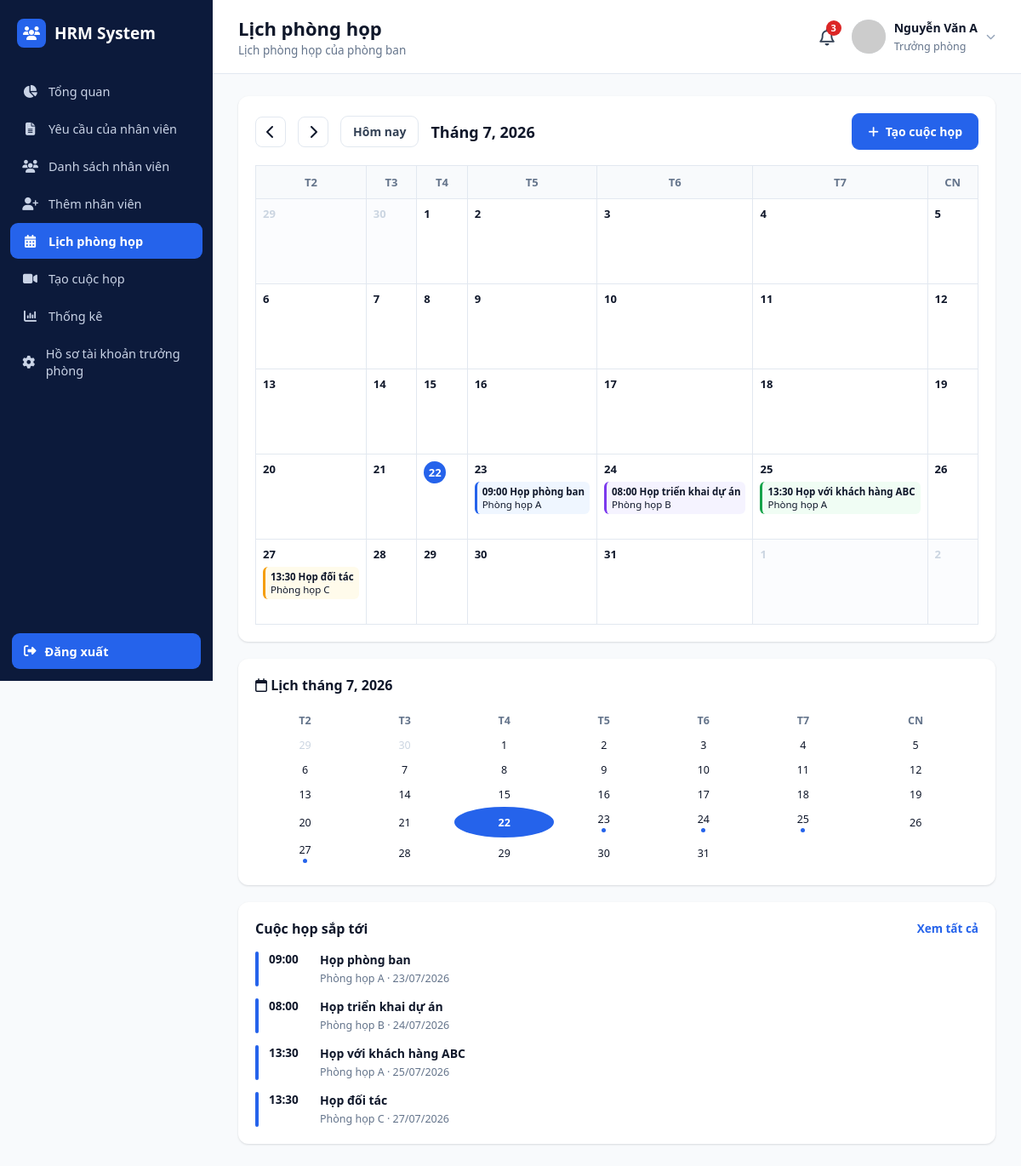
The app's page /calendar.php (signed in) with its own data.
### tables this page shows
CREATE TABLE nhan_vien (
    id INT AUTO_INCREMENT PRIMARY KEY,
    ma_nv VARCHAR(20) NOT NULL UNIQUE,
    ho_ten VARCHAR(100) NOT NULL,
    email VARCHAR(100) NOT NULL UNIQUE,
    mat_khau VARCHAR(255) NOT NULL,
    sdt VARCHAR(20) DEFAULT NULL,
    chuc_vu ENUM('Nhân viên','Trưởng phòng') NOT NULL DEFAULT 'Nhân viên',
    gioi_tinh ENUM('Nam','Nữ','Khác') DEFAULT 'Nam',
    ngay_sinh DATE DEFAULT NULL,
    ngay_vao_lam DATE DEFAULT NULL,
    dia_chi TEXT,
    phong_ban_id INT DEFAULT NULL,
    avatar VARCHAR(255) DEFAULT NULL,
    trang_thai ENUM('Hoạt động','Nghỉ việc') NOT NULL DEFAULT 'Hoạt động',
    cccd VARCHAR(20) DEFAULT NULL,
    ngay_cap DATE DEFAULT NULL,
    noi_cap VARCHAR(150) DEFAULT NULL,
    tinh_trang_hon_nhan VARCHAR(50) DEFAULT NULL,
    quoc_tich VARCHAR(50) DEFAULT 'Việt Nam',
    ghi_chu TEXT,
    created_at TIMESTAMP DEFAULT CURRENT_TIMESTAMP,
    FOREIGN KEY (phong_ban_id) REFERENCES phong_ban(id) ON DELETE SET NULL
);

CREATE TABLE cuoc_hop (
    id INT AUTO_INCREMENT PRIMARY KEY,
    tieu_de VARCHAR(255) NOT NULL,
    noi_dung TEXT,
    phong_hop_id INT DEFAULT NULL,
    thoi_gian_bat_dau DATETIME NOT NULL,
    thoi_gian_ket_thuc DATETIME NOT NULL,
    nhac_nho VARCHAR(50) DEFAULT NULL,
    ghi_chu TEXT,
    quyen_truy_cap VARCHAR(50) DEFAULT 'Chỉ thành viên được mời',
    tep_dinh_kem VARCHAR(255) DEFAULT NULL,
    nguoi_tao_id INT DEFAULT NULL,
    trang_thai ENUM('Sắp diễn ra','Đã diễn ra','Đã hủy') NOT NULL DEFAULT 'Sắp diễn ra',
    created_at TIMESTAMP DEFAULT CURRENT_TIMESTAMP,
    FOREIGN KEY (phong_hop_id) REFERENCES phong_hop(id) ON DELETE SET NULL,
    FOREIGN KEY (nguoi_tao_id) REFERENCES nhan_vien(id) ON DELETE SET NULL
);

CREATE TABLE phong_hop (
    id INT AUTO_INCREMENT PRIMARY KEY,
    ten_phong VARCHAR(100) NOT NULL
);

### includes/auth.php (called while the page is built, shortened)
<?php
require_once __DIR__ . '/../config/db.php';
function require_manager()
{
    $u = current_user();
}
function current_user()
{
    global $pdo;
    static $user = null;
    if ($user !== null) {
        return $user;
    }
    $stmt = $pdo->prepare('SELECT nv.*, pb.ten_phong_ban FROM nhan_vien nv
                            LEFT JOIN phong_ban pb ON pb.id = nv.phong_ban_id
                            WHERE nv.id = ?');
    $stmt->execute([$_SESSION['user_id']]);
    $user = $stmt->fetch();
    return $user;
}
function format_date($date, $withTime = false)
{
    $ts = strtotime($date);
    return $withTime ? date('d/m/Y H:i', $ts) : date('d/m/Y', $ts);
}
function e($str)
{
    return htmlspecialchars($str ?? '', ENT_QUOTES, 'UTF-8');
}

### calendar.php (the view, shortened to what this page needs)
<?php
require_once __DIR__ . '/includes/auth.php';
require_manager();
$page_title = 'Lịch phòng họp';
$page_subtitle = 'Lịch phòng họp của phòng ban';
$year = (int)($_GET['y'] ?? date('Y'));
$month = (int)($_GET['m'] ?? date('n'));
$firstDayOfMonth = mktime(0,0,0,$month,1,$year);
$daysInMonth = (int)date('t', $firstDayOfMonth);
$startWeekday = (int)date('N', $firstDayOfMonth);
$monthNames = ['','Tháng 1','Tháng 2','Tháng 3','Tháng 4','Tháng 5','Tháng 6','Tháng 7','Tháng 8','Tháng 9','Tháng 10','Tháng 11','Tháng 12'];
$stmt = $pdo->prepare("SELECT ch.*, ph.ten_phong FROM cuoc_hop ch
                        LEFT JOIN phong_hop ph ON ph.id = ch.phong_hop_id
                        WHERE YEAR(ch.thoi_gian_bat_dau) = ? AND MONTH(ch.thoi_gian_bat_dau) = ?
                        ORDER BY ch.thoi_gian_bat_dau ASC");
$stmt->execute([$year, $month]);
$meetings = $stmt->fetchAll();
$byDay = [];
$colorCycle = ['c1','c2','c3','c4','c5'];
$i = 0;
foreach ($meetings as $mt) {
    $d = (int)date('j', strtotime($mt['thoi_gian_bat_dau']));
    $mt['_color'] = $colorCycle[$i % count($colorCycle)];
    $byDay[$d][] = $mt;
    $i++;
}
$today = date('Y-m-d');
$upcoming = $pdo->query("SELECT ch.*, ph.ten_phong FROM cuoc_hop ch
                          LEFT JOIN phong_hop ph ON ph.id = ch.phong_hop_id
                          WHERE ch.thoi_gian_bat_dau >= NOW() ORDER BY ch.thoi_gian_bat_dau ASC LIMIT 4")->fetchAll();
$daysWithMeeting = array_keys($byDay);
$prevLink = "calendar.php?y=" . ($month==1?$year-1:$year) . "&m=" . ($month==1?12:$month-1);
$nextLink = "calendar.php?y=" . ($month==12?$year+1:$year) . "&m=" . ($month==12?1:$month+1);
include __DIR__ . '/includes/head_meta.php';
?>
<div class="app">
    <?php include __DIR__ . '/includes/sidebar.php'; ?>
    <div class="main">
        <?php include __DIR__ . '/includes/header.php'; ?>
        <div class="content">
            <div class="grid-2">
                <div class="panel">
                    <div class="calendar-toolbar">
                        <a href="<?= $prevLink ?>" class="nav-btn"><i class="fa-solid fa-chevron-left"></i></a>
                        <a href="<?= $nextLink ?>" class="nav-btn"><i class="fa-solid fa-chevron-right"></i></a>
                        <a href="calendar.php" class="btn" style="padding:8px 14px;">Hôm nay</a>
                        <h2><?= $monthNames[$month] ?>, <?= $year ?></h2>
                        <a href="meeting_create.php" class="btn btn-primary"><i class="fa-solid fa-plus"></i> Tạo cuộc họp</a>
                    </div>
                    <div class="cal-grid">
                        <?php foreach (['T2','T3','T4','T5','T6','T7','CN'] as $d): ?>
                            <div class="cal-head"><?= $d ?></div>
                        <?php endforeach; ?>
                        <?php
                        $leading = $startWeekday - 1;
                        for ($k = 0; $k < $leading; $k++) {
                            $prevMonthDays = (int)date('t', mktime(0,0,0,$month-1,1,$year));
                            $d = $prevMonthDays - $leading + $k + 1;
                            echo '<div class="cal-cell other-month"><div class="daynum">' . $d . '</div></div>';
                        }
                        for ($d = 1; $d <= $daysInMonth; $d++) {
                            $dateStr = sprintf('%04d-%02d-%02d', $year, $month, $d);
                            $isToday = $dateStr === $today;
                            echo '<div class="cal-cell ' . ($isToday ? 'today' : '') . '">';
                            echo '<div class="daynum">' . $d . '</div>';
                            if (!empty($byDay[$d])) {
                                foreach ($byDay[$d] as $mt) {
                                    echo '<a class="cal-event ' . $mt['_color'] . '" href="meeting_view.php?id=' . $mt['id'] . '" title="' . e($mt['tieu_de']) . '">';
                                    echo '<b>' . date('H:i', strtotime($mt['thoi_gian_bat_dau'])) . ' ' . e($mt['tieu_de']) . '</b>';
                                    echo e($mt['ten_phong'] ?? '');
                                    echo '</a>';
                                }
                            }
                            echo '</div>';
                        }
                        $trailing = (7 - (($leading + $daysInMonth) % 7)) % 7;
                        for ($k = 1; $k <= $trailing; $k++) {
                            echo '<div class="cal-cell other-month"><div class="daynum">' . $k . '</div></div>';
                        }
                        ?>
                    </div>
                </div>
                <div>
                    <div class="panel" style="margin-bottom:20px;">
                        <h3><i class="fa-regular fa-calendar"></i> Lịch tháng <?= $month ?>, <?= $year ?></h3>
                        <table class="mini-cal">
                            <thead><tr><th>T2</th><th>T3</th><th>T4</th><th>T5</th><th>T6</th><th>T7</th><th>CN</th></tr></thead>
                            <tbody>
                            <?php
                            $cellIndex = 0;
                            echo '<tr>';
                            for ($k = 0; $k < $leading; $k++) {
                                $prevMonthDays = (int)date('t', mktime(0,0,0,$month-1,1,$year));
                                $d = $prevMonthDays - $leading + $k + 1;
                                echo '<td class="other">' . $d . '</td>';
                                $cellIndex++;
                            }
                            for ($d = 1; $d <= $daysInMonth; $d++) {
                                if ($cellIndex > 0 && $cellIndex % 7 === 0) echo '</tr><tr>';
                                $dateStr = sprintf('%04d-%02d-%02d', $year, $month, $d);
                                $cls = $dateStr === $today ? 'today' : '';
                                echo '<td class="' . $cls . '">' . $d;
                                if (in_array($d, $daysWithMeeting)) echo '<div class="dot"></div>';
                                echo '</td>';
                                $cellIndex++;
                            }
                            echo '</tr>';
                            ?>
                            </tbody>
                        </table>
                    </div>
                    <div class="panel">
                        <div class="head-row"><h3>Cuộc họp sắp tới</h3><a class="link" href="statistics.php">Xem tất cả</a></div>
                        <div class="mini-list">
                            <?php foreach ($upcoming as $m): ?>
                                <a href="meeting_view.php?id=<?= $m['id'] ?>" class="mini-item">
                                    <div class="bar"></div>
                                    <div class="time"><?= date('H:i', strtotime($m['thoi_gian_bat_dau'])) ?></div>
                                    <div class="txt">
                                        <b><?= e($m['tieu_de']) ?></b>
                                        <span><?= e($m['ten_phong'] ?? '—') ?> · <?= format_date($m['thoi_gian_bat_dau']) ?></span>
                                    </div>
                                </a>
                            <?php endforeach; ?>
                        </div>
                    </div>
                </div>
            </div>
        </div>
    </div>
</div>
</body>
</html>

### includes/header.php (shortened to what this page needs)
<?php
$u = current_user();
$avatar = !empty($u['avatar']) ? 'uploads/avatars/' . $u['avatar'] : 'assets/img/avatar-default.png';
?>
<header class="topbar">
    <div class="title-block">
        <h1><?= e($page_title ?? '') ?></h1>
        <p><?= e($page_subtitle ?? '') ?></p>
    </div>
    <div class="right">
        <div class="bell"><i class="fa-regular fa-bell"></i><span class="badge">3</span></div>
        <div class="user" id="userMenuBtn">
            <img src="<?= e($avatar) ?>" alt="avatar" onerror="this.src='https://ui-avatars.com/api/?background=2563eb&color=fff&name=<?= urlencode($u['ho_ten'] ?? 'User') ?>'">
            <div class="info">
                <b><?= e($u['ho_ten'] ?? '') ?></b>
                <span><?= e($u['chuc_vu'] ?? '') ?></span>
            </div>
            <i class="fa-solid fa-chevron-down" style="font-size:11px;color:#94a3b8;"></i>
        </div>
    </div>
</header>

### records on screen
nhan_vien: ho_ten "Nguyễn Văn A", chuc_vu "Trưởng phòng"
cuoc_hop: thoi_gian_bat_dau "09:00", tieu_de "Họp phòng ban", phong_hop.ten_phong "Phòng họp A", thoi_gian_bat_dau "23/07/2026"
cuoc_hop: thoi_gian_bat_dau "08:00", tieu_de "Họp triển khai dự án", phong_hop.ten_phong "Phòng họp B", thoi_gian_bat_dau "24/07/2026"
cuoc_hop: thoi_gian_bat_dau "13:30", tieu_de "Họp với khách hàng ABC", phong_hop.ten_phong "Phòng họp A", thoi_gian_bat_dau "25/07/2026"
cuoc_hop: thoi_gian_bat_dau "13:30", tieu_de "Họp đối tác", phong_hop.ten_phong "Phòng họp C", thoi_gian_bat_dau "27/07/2026"

### other values on screen
$__sidebarMenuItem['label'] "Tổng quan"
$__sidebarMenuItem['label'] "Yêu cầu của nhân viên"
$__sidebarMenuItem['label'] "Danh sách nhân viên"
$__sidebarMenuItem['label'] "Thêm nhân viên"
$__sidebarMenuItem['label'] "Lịch phòng họp"
$__sidebarMenuItem['label'] "Tạo cuộc họp"
$__sidebarMenuItem['label'] "Thống kê"
$__sidebarMenuItem['label'] "Hồ sơ tài khoản trưởng phòng"
$page_title "Lịch phòng họp"
$page_subtitle "Lịch phòng họp của phòng ban"
$monthNames[$month] "Tháng 7"
$d "T2"
$d "T3"
$d "T4"
$d "T5"
